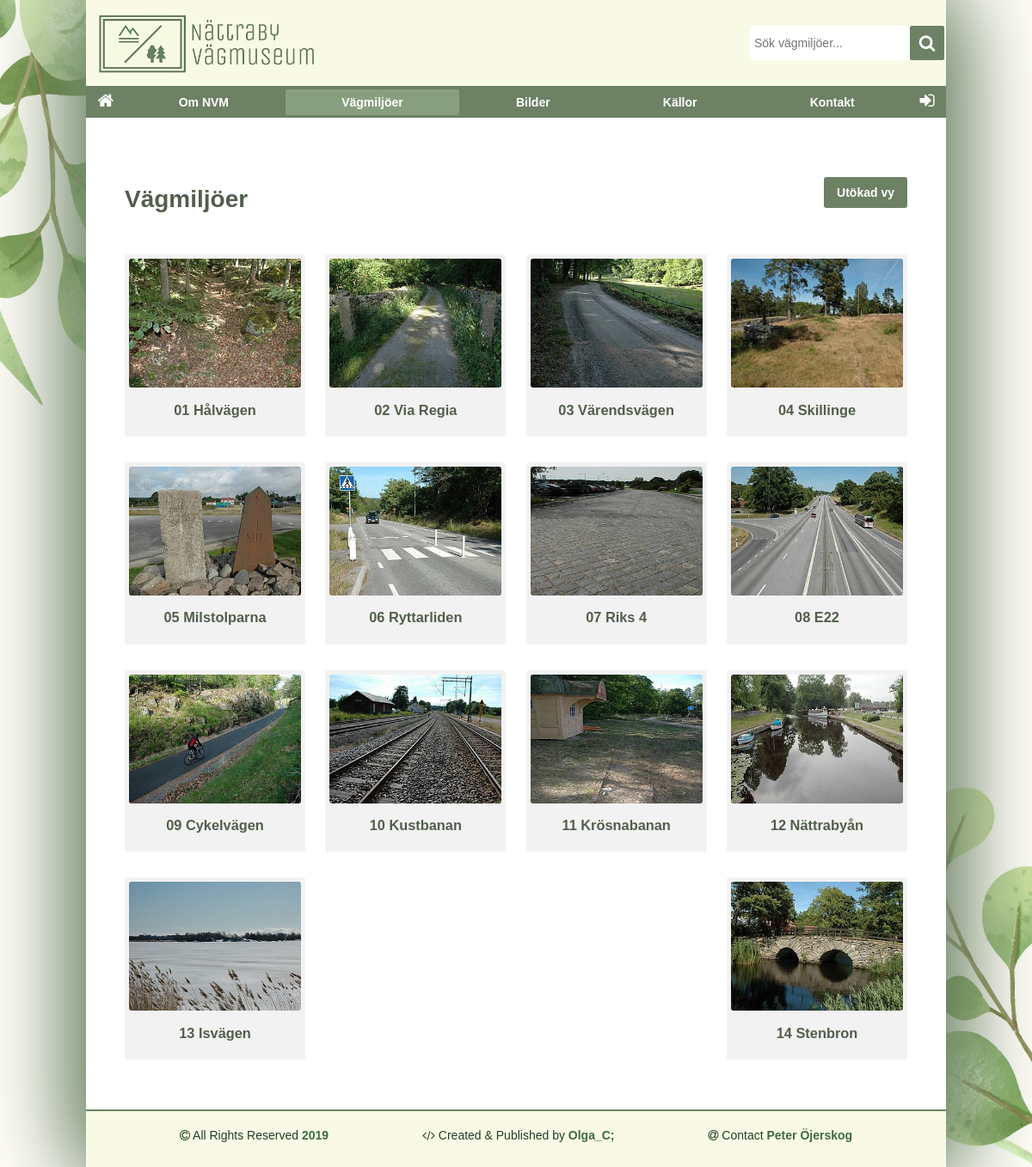
Page /roads.php on the committed database.
### tables this page shows
CREATE TABLE object(
  id INT,
  name TEXT,
  title TEXT,
  data TEXT,
  author TEXT,
  gps TEXT,
  mapImage TEXT,
  image1 TEXT,
  image1Alt TEXT,
  image1Text,
  TEXT,
  image2 TEXT,
  image2Alt TEXT,
  image2Text TEXT
);

### src/functions.php (called while the page is built, shortened)
<?php
function getObjects($db, $query = "%")
{
    $sql = "SELECT name, title, data FROM object WHERE data LIKE ?";
    $stmt = $db->prepare($sql);
    $stmt->execute(["%$query%"]);
    $res = $stmt->fetchAll();
    return $res;
}
function getFirstImage($db, $table, $name)
{
    $sql = "SELECT image1, image1alt, image1text FROM $table WHERE name = ?";
    $stmt = $db->prepare($sql);
    $stmt->execute([$name]);
    $res = $stmt->fetch();
    return $res;
}

### roads.php (the view, shortened to what this page needs)
<?php
include("incl/header.php");
$roadObjects = (isset($_SESSION["search_objs"]))
? $_SESSION["search_objs"]
: getObjects($dbObj);
$road = isset($_GET['road'])
? $_GET['road']
: null;
$view = isset($_GET['view'])
? $_GET['view']
: "compact";
?>
<?php if (!isset($road)) : ?>
<main class="roads">
<h1>Vägmiljöer</h1>
    <?php if ($view == "compact") : ?>
<div class="view-opt">
    <a href="?view=extended">Utökad vy</a>
</div>
<div class="objects compact">
        <?php
        foreach ($roadObjects as $obj) {
            $img = getFirstImage($dbObj, "object", $obj['name']);
            $src = $img['image1'];
            $alt = $img['image1Alt'];
            echo '
    <div class="obj">
        <a href="?road=' . $obj['name'] . '">
            <div>
                <img src="img/250/' . $src .'" alt="' . $alt . '"/>
            </div>
            <h3>' . $obj['title'] . '</h3>
        </a>
    </div>
    ';
        }
        ?>
</div>
    <?php endif; ?>
</main>
<?php endif; ?>
<?php
    include("incl/footer.php");
?>

### css/style.css (style rules this page uses)
html { overflow-y: scroll; height: 100%; }
body { margin: 0; height: 100%; color: rgb(32, 62, 40); font-family: Verdana, Geneva, Tahoma, sans-serif; font-size: 14px; }
h1 { font-size: 28px; font-weight: bold; color: #515f4b; margin: 1.2em 0; }
main { padding: 20px; }
.page-wrap main { padding: 45px; }
main img { display: block; }
.roads img { width: 200px; height: 150px; -webkit-transition: 0.4s ease; transition: 0.4s ease; }
.roads .objects { display: flex; flex-wrap: wrap; justify-content: space-between; }
.roads .obj { padding: 5px; border-radius: 3px; background-color: rgb(242, 242, 242); text-align: center; margin: 15px 0; }
.roads .objects .obj a, .roads .objects .obj a:visited { color: #515f4b; text-decoration: none; }
.roads .obj div { border-radius: 3px; overflow: hidden; }
.roads .view-opt { display: inline-block; position: absolute; right: 45px; padding: 10px 15px; background-color: #6d8165; border-radius: 3px; margin-top: -75px; color: #fff; }
.roads .view-opt a, .roads .view-opt a:visited, .roads .view-opt a:hover { text-decoration: none; color: inherit; font-weight: bold; }

### rows in the picture
object: image1 (picture), title "01 Hålvägen"
object: image1 (picture), title "02 Via Regia"
object: image1 (picture), title "03 Värendsvägen"
object: image1 (picture), title "04 Skillinge"
object: image1 (picture), title "05 Milstolparna"
object: image1 (picture), title "06 Ryttarliden"
object: image1 (picture), title "07 Riks 4"
object: image1 (picture), title "08 E22"
object: image1 (picture), title "09 Cykelvägen"
object: image1 (picture), title "10 Kustbanan"
object: image1 (picture), title "11 Krösnabanan"
object: image1 (picture), title "12 Nättrabyån"
object: image1 (picture), title "13 Isvägen"
object: image1 (picture), title "14 Stenbron"
